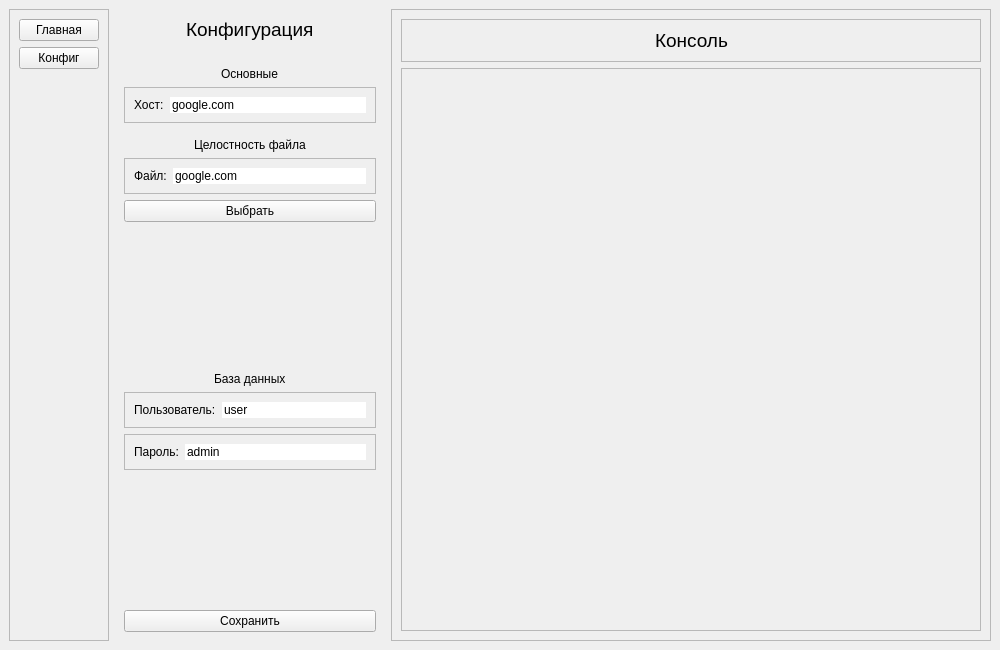
<?xml version="1.0" encoding="UTF-8"?>
<ui version="4.0">
 <class>MainWindow</class>
 <widget class="QMainWindow" name="MainWindow">
  <property name="geometry">
   <rect>
    <x>0</x>
    <y>0</y>
    <width>1000</width>
    <height>650</height>
   </rect>
  </property>
  <property name="minimumSize">
   <size>
    <width>1000</width>
    <height>650</height>
   </size>
  </property>
  <property name="maximumSize">
   <size>
    <width>1000</width>
    <height>650</height>
   </size>
  </property>
  <property name="windowTitle">
   <string>MainWindow</string>
  </property>
  <widget class="QWidget" name="centralwidget">
   <layout class="QHBoxLayout" name="horizontalLayout">
    <item>
     <widget class="QFrame" name="frame_2">
      <property name="minimumSize">
       <size>
        <width>100</width>
        <height>0</height>
       </size>
      </property>
      <property name="maximumSize">
       <size>
        <width>100</width>
        <height>16777215</height>
       </size>
      </property>
      <property name="frameShape">
       <enum>QFrame::Shape::StyledPanel</enum>
      </property>
      <property name="frameShadow">
       <enum>QFrame::Shadow::Raised</enum>
      </property>
      <layout class="QVBoxLayout" name="verticalLayout_4">
       <item>
        <widget class="QPushButton" name="btn_open_main">
         <property name="text">
          <string>Главная</string>
         </property>
        </widget>
       </item>
       <item>
        <widget class="QPushButton" name="btn_open_config">
         <property name="text">
          <string>Конфиг</string>
         </property>
        </widget>
       </item>
       <item>
        <spacer name="verticalSpacer_2">
         <property name="orientation">
          <enum>Qt::Orientation::Vertical</enum>
         </property>
         <property name="sizeHint" stdset="0">
          <size>
           <width>20</width>
           <height>547</height>
          </size>
         </property>
        </spacer>
       </item>
      </layout>
     </widget>
    </item>
    <item>
     <widget class="QStackedWidget" name="stackedWidget">
      <property name="currentIndex">
       <number>1</number>
      </property>
      <widget class="QWidget" name="page_main">
       <layout class="QVBoxLayout" name="verticalLayout_8">
        <item alignment="Qt::AlignmentFlag::AlignHCenter">
         <widget class="QLabel" name="label_10">
          <property name="font">
           <font>
            <pointsize>14</pointsize>
           </font>
          </property>
          <property name="text">
           <string>Главная</string>
          </property>
         </widget>
        </item>
        <item>
         <spacer name="verticalSpacer_7">
          <property name="orientation">
           <enum>Qt::Orientation::Vertical</enum>
          </property>
          <property name="sizeType">
           <enum>QSizePolicy::Policy::Fixed</enum>
          </property>
          <property name="sizeHint" stdset="0">
           <size>
            <width>20</width>
            <height>40</height>
           </size>
          </property>
         </spacer>
        </item>
        <item>
         <widget class="QPushButton" name="btn_full_test">
          <property name="text">
           <string>Тестирование</string>
          </property>
         </widget>
        </item>
        <item>
         <spacer name="verticalSpacer_6">
          <property name="orientation">
           <enum>Qt::Orientation::Vertical</enum>
          </property>
          <property name="sizeHint" stdset="0">
           <size>
            <width>20</width>
            <height>503</height>
           </size>
          </property>
         </spacer>
        </item>
       </layout>
      </widget>
      <widget class="QWidget" name="page_config">
       <layout class="QVBoxLayout" name="verticalLayout_7">
        <item alignment="Qt::AlignmentFlag::AlignHCenter">
         <widget class="QLabel" name="label_2">
          <property name="font">
           <font>
            <pointsize>14</pointsize>
           </font>
          </property>
          <property name="text">
           <string>Конфигурация</string>
          </property>
         </widget>
        </item>
        <item>
         <spacer name="verticalSpacer_4">
          <property name="orientation">
           <enum>Qt::Orientation::Vertical</enum>
          </property>
          <property name="sizeType">
           <enum>QSizePolicy::Policy::Fixed</enum>
          </property>
          <property name="sizeHint" stdset="0">
           <size>
            <width>20</width>
            <height>20</height>
           </size>
          </property>
         </spacer>
        </item>
        <item alignment="Qt::AlignmentFlag::AlignHCenter">
         <widget class="QLabel" name="label_3">
          <property name="text">
           <string>Основные</string>
          </property>
         </widget>
        </item>
        <item>
         <widget class="QFrame" name="frame_5">
          <property name="frameShape">
           <enum>QFrame::Shape::StyledPanel</enum>
          </property>
          <property name="frameShadow">
           <enum>QFrame::Shadow::Raised</enum>
          </property>
          <layout class="QHBoxLayout" name="horizontalLayout_3">
           <item>
            <widget class="QLabel" name="label_5">
             <property name="text">
              <string>Хост:</string>
             </property>
            </widget>
           </item>
           <item>
            <widget class="QLineEdit" name="linec_host">
             <property name="styleSheet">
              <string notr="true">border: none;</string>
             </property>
             <property name="text">
              <string>google.com</string>
             </property>
            </widget>
           </item>
          </layout>
         </widget>
        </item>
        <item>
         <widget class="QFrame" name="frame_6">
          <property name="frameShape">
           <enum>QFrame::Shape::NoFrame</enum>
          </property>
          <property name="frameShadow">
           <enum>QFrame::Shadow::Raised</enum>
          </property>
          <layout class="QVBoxLayout" name="verticalLayout_5">
           <property name="leftMargin">
            <number>0</number>
           </property>
           <property name="rightMargin">
            <number>0</number>
           </property>
           <item alignment="Qt::AlignmentFlag::AlignHCenter">
            <widget class="QLabel" name="label_7">
             <property name="text">
              <string>Целостность файла</string>
             </property>
            </widget>
           </item>
           <item>
            <widget class="QFrame" name="frame_7">
             <property name="frameShape">
              <enum>QFrame::Shape::StyledPanel</enum>
             </property>
             <property name="frameShadow">
              <enum>QFrame::Shadow::Raised</enum>
             </property>
             <layout class="QHBoxLayout" name="horizontalLayout_4">
              <property name="leftMargin">
               <number>9</number>
              </property>
              <property name="topMargin">
               <number>9</number>
              </property>
              <property name="rightMargin">
               <number>9</number>
              </property>
              <property name="bottomMargin">
               <number>9</number>
              </property>
              <item>
               <widget class="QLabel" name="label_6">
                <property name="text">
                 <string>Файл:</string>
                </property>
               </widget>
              </item>
              <item>
               <widget class="QLineEdit" name="linec_file">
                <property name="styleSheet">
                 <string notr="true">border: none;</string>
                </property>
                <property name="text">
                 <string>google.com</string>
                </property>
               </widget>
              </item>
             </layout>
            </widget>
           </item>
           <item>
            <widget class="QPushButton" name="btn_choice_testfile">
             <property name="text">
              <string>Выбрать</string>
             </property>
            </widget>
           </item>
          </layout>
         </widget>
        </item>
        <item>
         <spacer name="verticalSpacer_5">
          <property name="orientation">
           <enum>Qt::Orientation::Vertical</enum>
          </property>
          <property name="sizeHint" stdset="0">
           <size>
            <width>20</width>
            <height>86</height>
           </size>
          </property>
         </spacer>
        </item>
        <item alignment="Qt::AlignmentFlag::AlignHCenter">
         <widget class="QLabel" name="label_4">
          <property name="text">
           <string>База данных</string>
          </property>
         </widget>
        </item>
        <item>
         <widget class="QFrame" name="frame_10">
          <property name="frameShape">
           <enum>QFrame::Shape::StyledPanel</enum>
          </property>
          <property name="frameShadow">
           <enum>QFrame::Shadow::Raised</enum>
          </property>
          <layout class="QHBoxLayout" name="horizontalLayout_6">
           <property name="leftMargin">
            <number>9</number>
           </property>
           <property name="topMargin">
            <number>9</number>
           </property>
           <property name="rightMargin">
            <number>9</number>
           </property>
           <property name="bottomMargin">
            <number>9</number>
           </property>
           <item>
            <widget class="QLabel" name="label_11">
             <property name="text">
              <string>Пользователь:</string>
             </property>
            </widget>
           </item>
           <item>
            <widget class="QLineEdit" name="lineEdit_4">
             <property name="styleSheet">
              <string notr="true">border: none;</string>
             </property>
             <property name="text">
              <string>user</string>
             </property>
            </widget>
           </item>
          </layout>
         </widget>
        </item>
        <item>
         <widget class="QFrame" name="frame_11">
          <property name="frameShape">
           <enum>QFrame::Shape::StyledPanel</enum>
          </property>
          <property name="frameShadow">
           <enum>QFrame::Shadow::Raised</enum>
          </property>
          <layout class="QHBoxLayout" name="horizontalLayout_7">
           <property name="leftMargin">
            <number>9</number>
           </property>
           <property name="topMargin">
            <number>9</number>
           </property>
           <property name="rightMargin">
            <number>9</number>
           </property>
           <property name="bottomMargin">
            <number>9</number>
           </property>
           <item>
            <widget class="QLabel" name="label_12">
             <property name="text">
              <string>Пароль:</string>
             </property>
            </widget>
           </item>
           <item>
            <widget class="QLineEdit" name="lineEdit_5">
             <property name="styleSheet">
              <string notr="true">border: none;</string>
             </property>
             <property name="text">
              <string>admin</string>
             </property>
            </widget>
           </item>
          </layout>
         </widget>
        </item>
        <item>
         <spacer name="verticalSpacer_3">
          <property name="orientation">
           <enum>Qt::Orientation::Vertical</enum>
          </property>
          <property name="sizeHint" stdset="0">
           <size>
            <width>20</width>
            <height>133</height>
           </size>
          </property>
         </spacer>
        </item>
        <item>
         <widget class="QPushButton" name="btn_save_config">
          <property name="text">
           <string>Сохранить</string>
          </property>
         </widget>
        </item>
       </layout>
      </widget>
     </widget>
    </item>
    <item>
     <widget class="QFrame" name="frame">
      <property name="minimumSize">
       <size>
        <width>600</width>
        <height>0</height>
       </size>
      </property>
      <property name="frameShape">
       <enum>QFrame::Shape::StyledPanel</enum>
      </property>
      <property name="frameShadow">
       <enum>QFrame::Shadow::Raised</enum>
      </property>
      <layout class="QVBoxLayout" name="verticalLayout_3">
       <item>
        <widget class="QFrame" name="frame_3">
         <property name="frameShape">
          <enum>QFrame::Shape::StyledPanel</enum>
         </property>
         <property name="frameShadow">
          <enum>QFrame::Shadow::Raised</enum>
         </property>
         <layout class="QHBoxLayout" name="horizontalLayout_2">
          <item>
           <spacer name="horizontalSpacer">
            <property name="orientation">
             <enum>Qt::Orientation::Horizontal</enum>
            </property>
            <property name="sizeHint" stdset="0">
             <size>
              <width>233</width>
              <height>20</height>
             </size>
            </property>
           </spacer>
          </item>
          <item>
           <widget class="QLabel" name="label">
            <property name="font">
             <font>
              <pointsize>14</pointsize>
             </font>
            </property>
            <property name="text">
             <string>Консоль</string>
            </property>
           </widget>
          </item>
          <item>
           <spacer name="horizontalSpacer_2">
            <property name="orientation">
             <enum>Qt::Orientation::Horizontal</enum>
            </property>
            <property name="sizeHint" stdset="0">
             <size>
              <width>233</width>
              <height>20</height>
             </size>
            </property>
           </spacer>
          </item>
         </layout>
        </widget>
       </item>
       <item>
        <widget class="QScrollArea" name="scrollArea">
         <property name="widgetResizable">
          <bool>true</bool>
         </property>
         <widget class="QWidget" name="scrollAreaWidgetContents">
          <property name="geometry">
           <rect>
            <x>0</x>
            <y>0</y>
            <width>578</width>
            <height>561</height>
           </rect>
          </property>
          <layout class="QVBoxLayout" name="verticalLayout_2">
           <item>
            <widget class="QFrame" name="frame_console">
             <property name="frameShape">
              <enum>QFrame::Shape::NoFrame</enum>
             </property>
             <property name="frameShadow">
              <enum>QFrame::Shadow::Raised</enum>
             </property>
             <layout class="QVBoxLayout" name="verticalLayout">
              <property name="spacing">
               <number>0</number>
              </property>
              <property name="leftMargin">
               <number>0</number>
              </property>
              <property name="topMargin">
               <number>0</number>
              </property>
              <property name="rightMargin">
               <number>0</number>
              </property>
              <property name="bottomMargin">
               <number>0</number>
              </property>
              <item>
               <spacer name="verticalSpacer">
                <property name="orientation">
                 <enum>Qt::Orientation::Vertical</enum>
                </property>
                <property name="sizeHint" stdset="0">
                 <size>
                  <width>20</width>
                  <height>540</height>
                 </size>
                </property>
               </spacer>
              </item>
             </layout>
            </widget>
           </item>
          </layout>
         </widget>
        </widget>
       </item>
      </layout>
     </widget>
    </item>
   </layout>
  </widget>
 </widget>
 <resources/>
 <connections/>
</ui>
